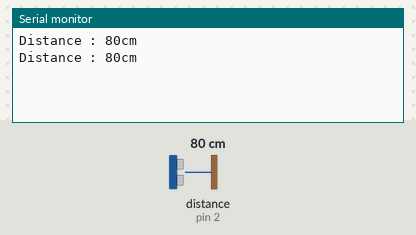
A sketch run on a simulated Arduino Uno, built with avr-gcc and run on an emulated ATmega328P. Parts: the last lines printed to the serial monitor. Wiring (inferred from the names in the program): ultrasonic range finder: trigger pin 3; echo pin 2. The inputs (shaded band) are chosen by the test bench; at power-on: distance to the obstacle (sensor on pin 2) 80 cm. The echo pulse lasts 58.3 µs per cm.

Above: at 2.8 s.
2.9 s: distance to the obstacle (sensor on pin 2) set to 2 cm
At 4.9 s:
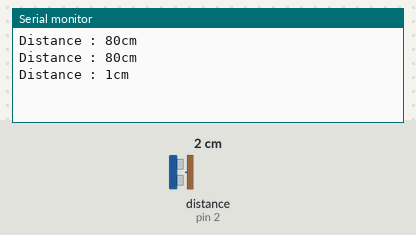
5.6 s: distance to the obstacle (sensor on pin 2) set to 4 cm
At 6.4 s:
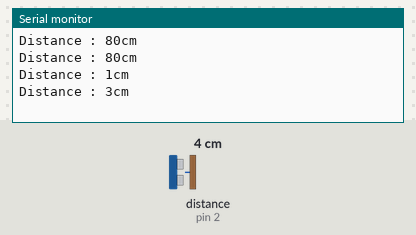
Timing chart, 0 to 8.6 s (numbered marks = the images above; inputs shaded):
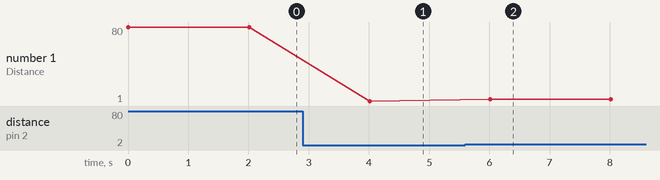

Measured:
- after the input at 2.9 s, the serial monitor: prints a new line after 1.1 s (image 1)
- after the input at 5.6 s, the serial monitor: prints a new line after 0.41 s (image 2)
- plotted number 1: 80 → 1 after the input at 2.9 s, 1 → 3 after the input at 5.6 s

The sketch:

ECHO_1.ino
```cpp
#define ECHO 2
#define TRIG 3

void setup() {
  // put your setup code here, to run once:
  pinMode(TRIG, OUTPUT);
  pinMode(ECHO, INPUT);
  Serial.begin(9600);
}

void loop() {
  // put your main code here, to run repeatedly:
  digitalWrite(TRIG, HIGH);
  delayMicroseconds(10);
  digitalWrite(TRIG, LOW);

  long t = pulseIn(ECHO, HIGH);
  if(t == 0){
    return;
  }

  long d = t / 58;
  Serial.print("Distance : ");
  Serial.print(d);
  Serial.print("cm\n");
  delay(2000);
}
```
